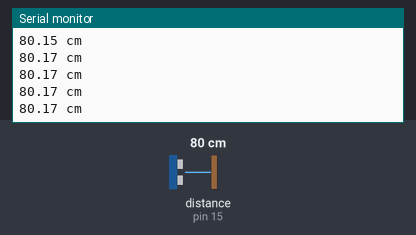
Bench run of a sketch on a simulated Arduino Uno, built with avr-gcc and run on an emulated ATmega328P. Parts: the last lines printed to the serial monitor. Wiring (inferred from the names in the program): ultrasonic range finder: trigger pin 14; echo pin 15. Inputs (shaded band) come from the test bench; at power-on: distance to the obstacle (sensor on pin 15) 80 cm. The echo pulse lasts 58.3 µs per cm.

Above: at 1.2 s.
1.3 s: distance to the obstacle (sensor on pin 15) set to 2 cm
At 1.72 s:
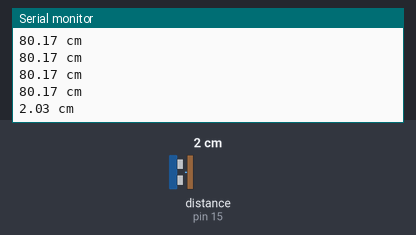
4.3 s: distance to the obstacle (sensor on pin 15) set to 4 cm
At 4.48 s:
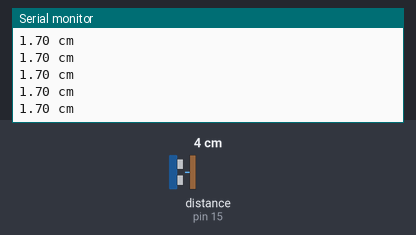
Timing chart, 0 to 7.3 s (numbered marks = the images above; inputs shaded):
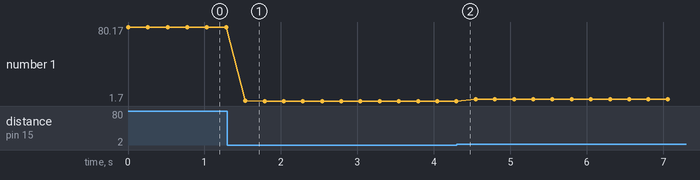

Measured:
- after the input at 1.3 s, the serial monitor: prints a new line after 0.23 s (image 1)
- plotted number 1: 80.17 → 1.7 after the input at 1.3 s, 1.7 → 3.69 after the input at 4.3 s

The sketch:

HCSR04_Test.ino
```cpp
#define US_VCC A2
#define US_GND A3

int trigPin = 14;    // Trigger pin (usually ORANGE wire)
int echoPin = 15;    // Echo pin (usually YELLOW wire)

long duration;
float cm, inches;

void setup() {
  Serial.begin(9600);

  pinMode(trigPin, OUTPUT);
  pinMode(echoPin, INPUT);

  pinMode(US_VCC, OUTPUT);
  digitalWrite(US_VCC, HIGH);  // Turn on sensor power

  pinMode(US_GND, OUTPUT);
  digitalWrite(US_GND, LOW);   // Connect ground
}

void loop() {
  // Ensure a clean HIGH pulse
  digitalWrite(trigPin, LOW);
  delayMicroseconds(5);
  digitalWrite(trigPin, HIGH);
  delayMicroseconds(10);
  digitalWrite(trigPin, LOW);

  // Measure the duration of the echo
  duration = pulseIn(echoPin, HIGH);

  if (duration == 0) {
    Serial.println("No echo received");
  } else {
    // Convert time to distance
    cm = (duration / 2.0) / 29.1;     // Speed of sound: 343 m/s
    inches = (duration / 2.0) / 74.0; // Inches conversion


    Serial.print(cm);
    Serial.println(" cm");
  }

  delay(250);
}
```
